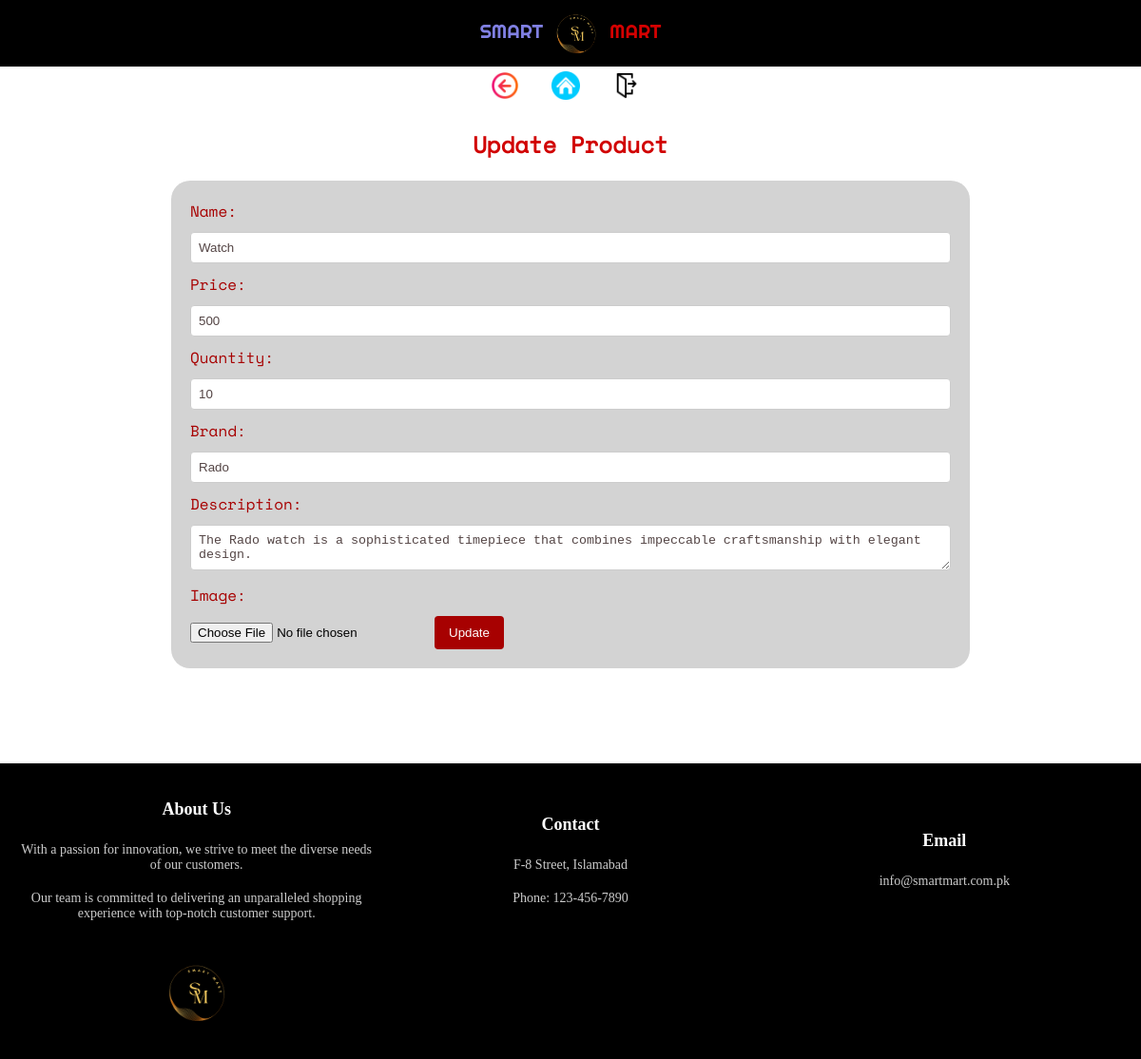
/edit-product-action.php?id=46 (signed in), run on the app's committed database.
### tables this page shows
CREATE TABLE `products` (
  `id` int(11) NOT NULL,
  `name` varchar(255) NOT NULL,
  `price` decimal(65,0) NOT NULL,
  `quantity` int(255) NOT NULL,
  `brand` varchar(255) NOT NULL,
  `description` text NOT NULL,
  `image` varchar(255) NOT NULL
);

### edit-product-action.php (the view, shortened to what this page needs)
<?php
include("includes/config.php");
include("includes/common-function.php");
if ((isset($_SESSION["loggedin"])) && ($_SESSION["loggedin"]) &&
    (isset($_SESSION["type"])) && ($_SESSION["type"] == "A")
) {
    if (isset($_GET["id"])) {
        $productId = $_GET["id"];
        $conn = connect($dbserver, $dbusername, $dbpassword, $dbname);
        $productQuery = mysqli_query($conn, "SELECT * FROM products WHERE id = '$productId'");
        $product = mysqli_fetch_assoc($productQuery);
    } else {
        header("Location: show-products.php");
        exit;
    }
} else {
    header("Location: login.php?msg=UUAA");
    exit;
}
?>
<!DOCTYPE html>
<html lang="en">
<head>
</head>
<body>
    <?php include("includes/header.php"); ?>
    <?php include("includes/nav-update-products.php"); ?>
    <div class="edit-container">
        <h2 class="edit-form-header">Update Product</h2>
        <div class="edit-form-container">
            <form class="edit-product-form" action="update-product.php" method="POST" enctype="multipart/form-data">
                <label class="form-label">Name:</label>
                <input class="form-input" type="text" name="name" value="<?php echo $product['name']; ?>">
                <label class="form-label">Price:</label>
                <input class="form-input" type="number" name="price" value="<?php echo $product['price']; ?>">
                <label class="form-label">Quantity:</label>
                <input class="form-input" type="number" name="quantity" value="<?php echo $product['quantity']; ?>">
                <label class="form-label">Brand:</label>
                <input class="form-input" type="text" name="brand" value="<?php echo $product['brand']; ?>">
                <label class="form-label">Description:</label>
                <textarea class="form-input" name="description"><?php echo $product['description']; ?></textarea>
                <label class="form-label">Image:</label>
                <input class="form-input" type="file" name="image">
                <button class="form-button" type="submit">Update</button>
            </form>
        </div>
    </div>
    <?php include("includes/footer.php"); ?>
</body>
</html>

### css/style.css (style rules this page uses)
body { box-sizing: border-box; margin: 0; padding:0; border: 0; }
#add-product-form>input[type="text"],input[type="number"],textarea { width: 100%; padding: 8px; margin-bottom: 10px; border: 1px solid #ccc; border-radius: 4px; box-sizing: border-box; }
.edit-container { width: 70%; margin: 0 auto; }
.edit-form-header { text-align: center; font-size: 24px; font-family: spacemono; color: rgb(209, 3, 3); margin-bottom: 20px; }
.edit-form-container { background-color:lightgray; padding: 20px; margin-bottom: 100px; border-radius: 20px; }
.edit-product-form label { display: block; margin-bottom: 10px; color: rgb(167, 1, 1); font-family: spacemono; }
.edit-product-form input[type="text"], .edit-product-form input[type="number"], .edit-product-form textarea { width: 100%; padding: 8px; color: #544545; border: 1px solid #ccc; border-radius: 4px; box-sizing: border-box; margin-bottom: 10px; }
.edit-product-form button { background-color: rgb(167, 1, 1); color: white; padding: 10px 15px; text-align: end; border: none; border-radius: 4px; cursor: pointer; }

### data on the page
products: name "Watch", price "500", quantity "10", brand "Rado", description "The Rado watch is a sophisticated timepiece that combines impeccable craftsmanship with elegant design."
